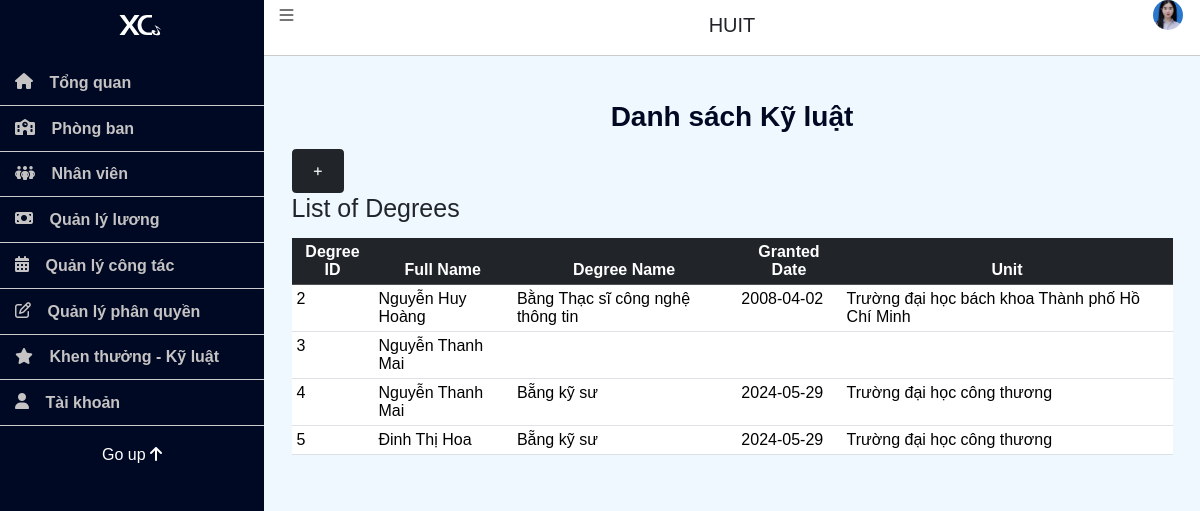
The app's page /admin/index.php?page=listDegree (signed in) with its own data.
### tables this page shows
CREATE TABLE `degree` (
  `DegreeID` int NOT NULL,
  `DegreeName` text,
  `GrantedDate` date DEFAULT NULL,
  `Unit` text,
  `UserID` int NOT NULL
);

CREATE TABLE `users` (
  `UserID` int NOT NULL,
  `FullName` text NOT NULL,
  `Birthday` date DEFAULT NULL,
  `Gender` text NOT NULL,
  `Email` varchar(155) NOT NULL,
  `Address` text NOT NULL,
  `Phone` varchar(11) NOT NULL,
  `Username` varchar(20) NOT NULL,
  `Password` varchar(255) NOT NULL,
  `Role` varchar(155) NOT NULL DEFAULT 'User',
  `Status` varchar(155) NOT NULL DEFAULT 'Đang làm việc',
  `PositionID` int NOT NULL,
  `DeptID` int NOT NULL
);

### Library/Db.class.php (called while the page is built, shortened)
<?php
class Db
{
	public  $conn=null;
	function __construct()
    {
        try {
            $this->conn = new PDO('mysql:host='.HOST_DB.';dbname='.DB, USER_DB, PASS_DB);
            $this->conn->query('set names utf8');
        } catch(PDOException $e) {
            echo 'ERROR';
            exit;
        }
    }
	function selectQuery($sql, $arr=array())
	{
		$stm = $this->conn->prepare($sql);
		$stm->execute($arr);
		return $stm->fetchAll(PDO::FETCH_ASSOC);
	}
}

### Controller/DegreeController.php (called while the page is built, shortened)
<?php
include_once '../Library/Db.class.php';
include_once '../Model/Degree.php';
class DegreeController {
    private $degreeModel;
    public function __construct() {
        $this->degreeModel = new Degree();
    }
    public function getAllDegreesWithFullName() {
        return $this->degreeModel->getAllDegreesWithFullName();
    }
}
?>

### Model/Degree.php (called while the page is built, shortened)
<?php
class Degree extends Db {
    public function getAllDegreesWithFullName() {
        $sql = "SELECT d.*, u.FullName
                FROM degree d
                INNER JOIN users u ON d.UserID = u.UserID";
        return $this->selectQuery($sql);
    }
}
?>

### admin/pages/listDegree.php (the view, shortened to what this page needs)
<?php
include_once '../Controller/DegreeController.php';
$degreeController = new DegreeController();
$degrees = $degreeController->getAllDegreesWithFullName();
?>
<div class="container mt-5">
<h1 class="mt-5 mb-4" style="text-align: center; color: rgb(0, 9, 35); font-size: 28px; font-weight: bold;">Danh sách Kỹ luật</h1>
    <button type="button" class="btn btn-dark" style="width: 6%; height: 12%;" onclick="window.location.href = '?page=createDegree'">
            <i class="fas fa-plus"></i>
    </button>
    <h1 class="mb-4">List of Degrees</h1>
    <div class="table-responsive">
        <table class="table" id="degreeTable">
            <thead class="table-dark" style="text-align: center;">
                <tr>
                    <th>Degree ID</th>
                    <th>Full Name</th>
                    <th>Degree Name</th>
                    <th>Granted Date</th>
                    <th>Unit</th>
                </tr>
            </thead>
            <tbody>
                <?php foreach ($degrees as $degree): ?>
                    <tr>
                        <td><?php echo $degree['DegreeID']; ?></td>
                        <td><?php echo $degree['FullName']; ?></td>
                        <td><?php echo $degree['DegreeName']; ?></td>
                        <td><?php echo $degree['GrantedDate']; ?></td>
                        <td><?php echo $degree['Unit']; ?></td>
                    </tr>
                <?php endforeach; ?>
            </tbody>
        </table>
    </div>
</div>

### admin/css/admin_site.css (style rules this page uses)
* { margin: 0; padding: 0; box-sizing: border-box; }
html { font-size: 62.5%; }
button, input[type="button"], input[type="submit"] { border: none; background: none; cursor: pointer; padding: 0; }

### records on screen
degree: DegreeID "2", UserID.FullName "Nguyễn Huy Hoàng", DegreeName "Bằng Thạc sĩ công nghệ thông tin", GrantedDate "2008-04-02", Unit "Trường đại học bách khoa Thành phố Hồ Chí Minh"
degree: DegreeID "3", UserID.FullName "Nguyễn Thanh Mai"
degree: DegreeID "4", UserID.FullName "Nguyễn Thanh Mai", DegreeName "Bẵng kỹ sư", GrantedDate "2024-05-29", Unit "Trường đại học công thương"
degree: DegreeID "5", UserID.FullName "Đinh Thị Hoa", DegreeName "Bẵng kỹ sư", GrantedDate "2024-05-29", Unit "Trường đại học công thương"
